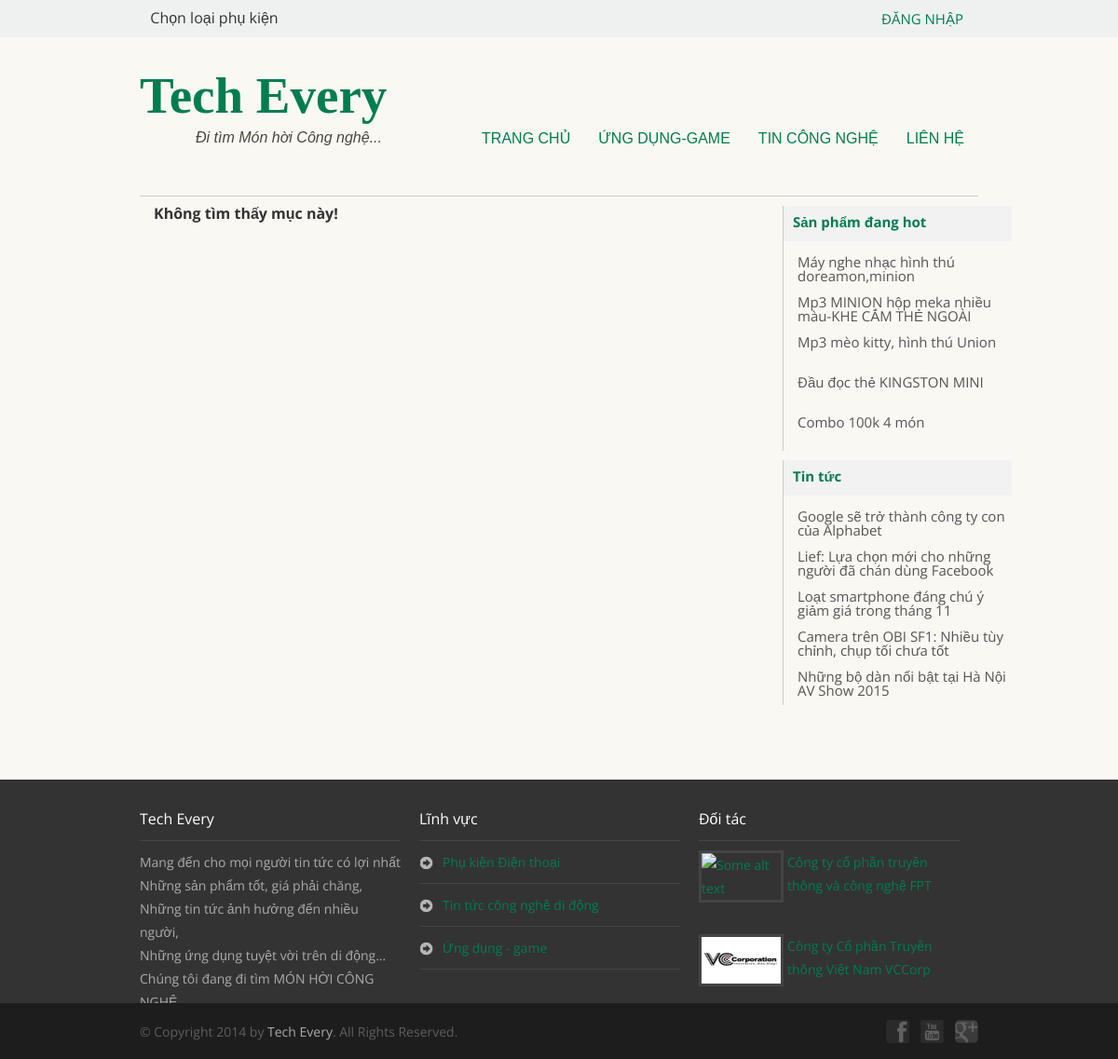
Page /detail_app.php on the committed database.
### tables this page shows
CREATE TABLE IF NOT EXISTS `product` (
  `ProductID` int(11) NOT NULL AUTO_INCREMENT,
  `ProductName` varchar(255) NOT NULL,
  `ProductNoName` varchar(255) NOT NULL,
  `ProductContent` text NOT NULL,
  `ProductImg` varchar(512) NOT NULL,
  `ProductPrice1` float NOT NULL,
  `ProductPrice2` float NOT NULL,
  `ProductIsHot` int(11) NOT NULL,
  `ProductDate` datetime NOT NULL,
  `ProductAID` int(11) NOT NULL,
  `ProductCID` int(11) NOT NULL,
  `ProductTID` int(11) NOT NULL,
  `ProductUserID` int(11) NOT NULL,
  `ProductIsActive` int(11) NOT NULL,
  `ProductPos` int(11) NOT NULL,
  PRIMARY KEY (`ProductID`),
  KEY `ProductDate` (`ProductDate`),
  KEY `ProductAID` (`ProductAID`),
  KEY `ProductCID` (`ProductCID`),
  KEY `ProductTID` (`ProductTID`),
  KEY `ProductUserID` (`ProductUserID`)
);

CREATE TABLE IF NOT EXISTS `news` (
  `NewsID` float NOT NULL AUTO_INCREMENT,
  `NewsName` varchar(255) NOT NULL,
  `NewsNoName` varchar(255) NOT NULL,
  `NewsContent` text NOT NULL,
  `NewsImg` varchar(512) NOT NULL,
  `NewsDate` datetime NOT NULL,
  `NewsAID` int(11) NOT NULL,
  `NewsCID` int(11) NOT NULL,
  `NewsTID` int(11) NOT NULL,
  `NewsIsActive` int(11) NOT NULL,
  `NewsUserID` int(11) NOT NULL,
  `NewsPos` int(11) NOT NULL,
  PRIMARY KEY (`NewsID`),
  KEY `NewsDate` (`NewsDate`),
  KEY `NewsAID` (`NewsAID`),
  KEY `NewsCID` (`NewsCID`),
  KEY `NewsTID` (`NewsTID`),
  KEY `NewsUserID` (`NewsUserID`)
);

### global/class_db.php (called while the page is built, shortened)
<?php
class Db {
	public $dbc;
	public function __construct($db_no) {
		if ($db_no == 1) {
			$this->dbc = mysqli_connect(DB_HOST, DB_USERNAME, DB_PASS, DB_NAME);
		}
		mysqli_query ($this->dbc, "set names 'utf8'");
	}
	public function doQuery($query) {
		$this->r = mysqli_query($this->dbc, $query) or die (mysqli_error($this->dbc));
	}
	public function loadLatestDetailTechNews($ExceptNoName, $OrderBy, $ascdesc, $num) {
		$query = "SELECT * FROM news AS n ";
        $query .= " JOIN area AS a ON n.NewsAID = a.AreaID ";
        $query .= " JOIN category AS c ON n.NewsCID = c.CategoryID ";
        $query .= " JOIN type AS t ON n.NewsTID = t.TypeID ";
        $query .= " JOIN user AS u ON n.NewsUserID = u.UserID ";
        $query .= " WHERE a.AreaID = 1 AND NewsNoName != '".$ExceptNoName."' ORDER BY ".$OrderBy." ".$ascdesc." LIMIT 0, ".$num;
		$this->doQuery($query);
	}
	public function loadLatestDetailProduct($ExceptNoName, $OrderBy, $ascdesc, $num) {
		$query = "SELECT * FROM product AS p ";
        $query .= " JOIN area AS a ON p.ProductAID = a.AreaID ";
        $query .= " JOIN category AS c ON p.ProductCID = c.CategoryID ";
        $query .= " JOIN type AS t ON p.ProductTID = t.TypeID ";
        $query .= " JOIN user AS u ON p.ProductUserID = u.UserID ";
        $query .= " WHERE a.AreaID = 3 AND ProductNoName != '".$ExceptNoName."' ORDER BY ".$OrderBy." ".$ascdesc." LIMIT 0, ".$num;
		$this->doQuery($query);
	}
}
?>

### global/func.php (called while the page is built, shortened)
<?php
require_once("class_db.php");
$myDb = new Db(1);
?>

### include/sb_app.php (the view, shortened to what this page needs)
<div class="box-sb">
                    <div class="box-sb-title"><span><a href="product.html">Sản phẩm đang hot</a></span></div>
                    <div class="box-sb-content">
                        <ul>
                            <?php
                                $myDb->loadLatestDetailProduct(" ", "ProductPos", "ASC", 5);
                                $sbr = $myDb->r;
                                while ($sbproduct = mysqli_fetch_array($sbr, MYSQLI_ASSOC)) {
                                    echo '<li><a href="detail_product-'.$sbproduct['ProductNoName'].'.html">'.$sbproduct['ProductName'].'</a></li>';
                                }
                            ?>
                        </ul>
                    </div>
                </div>
                <div class="box-sb">
                    <div class="box-sb-title"><span><a href="news.html">Tin tức</a></span></div>
                    <div class="box-sb-content">
                        <ul>
                            <?php
                                $myDb->loadLatestDetailTechNews(" ", "NewsPos", "ASC", 5);
                                $sbr = $myDb->r;
                                while ($sbnews = mysqli_fetch_array($sbr, MYSQLI_ASSOC)) {
                                    echo '<li><a href="detail_technews-'.$sbnews['NewsNoName'].'.html">'.$sbnews['NewsName'].'</a></li>';
                                }
                            ?>
                        </ul>
                    </div>
                </div>

### detail_app.php (shortened to what this page needs)
<?php
require_once('include/top_page.php');
?>
<!DOCTYPE HTML>
<html>
	<head>
        <?php
            $gName = valid($myDb->dbc, $_GET['name']);
            $q = "SELECT * FROM news AS n ";
            $q .= " JOIN area AS a ON n.NewsAID = a.AreaID ";
            $q .= " JOIN category AS c ON n.NewsCID = c.CategoryID ";
            $q .= " JOIN type AS t ON n.NewsTID = t.TypeID ";
            $q .= " JOIN user AS u ON n.NewsUserID = u.UserID WHERE n.NewsNoName = '".$gName."'";
            $myDb->doQuery($q);
            $r = $myDb->r;
            if (mysqli_num_rows($r) > 0)
                $hasRecord = true;
            else
                $hasRecord = false;
            $app = mysqli_fetch_array($r, MYSQLI_ASSOC);
        ?>
		<?php require_once('include/css.php'); ?>
	</head>
	<body>
		<header>
            <?php require_once('include/header.php'); ?>
		</header>
        <div class="main-content">
            <div class="main-left">
                <?php
                    if ($hasRecord == true) {
                ?>
                <h3 class="detail-title"><?php echo $app['NewsName']; ?></h3>
                <p class="detail-date"><?php echo substr($app['NewsDate'], 0, 10); ?> | <?php echo $app['TypeName']; ?></p>
                <p class="detail-summary">
                    <?php substrIn3Line($app['NewsContent']); ?>
                </p>
                <p class="detail-content">
                <?php echo $app['NewsContent']; ?>
                <div class="detail-related">
                    <h3>Các tin khác</h3>
                    <ul>
                        <?php
                            $myDb->loadLatestDetailApp($gName, "NewsDate", "ASC", 5);
                            $r2 = $myDb->r;
                            while ($app2 = mysqli_fetch_array($r2, MYSQLI_ASSOC)) {
                                echo '<li>'.substr($app2['NewsDate'], 0, 10).'&nbsp&nbsp&nbsp<a href="detail_app-'.$app2['NewsNoName'].'.html">'.$app2['NewsName'].'</a></li>';
                            }
                        ?>
                    </ul>
                </div>
                <?php
                    } else {
                ?>
                    <section class="listitem">
                            <div class="listitem-title">Không tìm thấy mục này!</div>
                    </section>
                <?php
                    }
                ?>
            </div>
            <div class="sb-right">
                <?php require_once('include/sb_app.php'); ?>
            </div>
            <br class="clear"/>
        </div>
        <footer>
        	<?php require_once('include/footer.php'); ?>
        </footer>
	</body>
</html>

### include/css.php (shortened to what this page needs)
<link rel="stylesheet" href="css/reset.css" type="text/css" media="screen" />
        <link rel="stylesheet" href="css/style.css" type="text/css" media="screen" />
        <link href="css/pages.css" rel="stylesheet" />
        <link href="lightbox/css/lightbox.css" rel="stylesheet" />

### include/header.php (shortened to what this page needs)
         <div id="type-panel">
             <div id="type-panel-tab">Chọn loại phụ kiện</div>
         </div>
         <div id="login"
         <?php
             if ($_SESSION['Page'] == "login.html" || $_SESSION['Page'] == "login.html"
                 || $_SESSION['Page'] == "do_login.html" || $_SESSION['Page'] == "do_login.html"
                 || $_SESSION['Page'] == "register.html" || $_SESSION['Page'] == "register.html"
                 || $_SESSION['Page'] == "forgot_pass.html" || $_SESSION['Page'] == "forgot_pass.html") {
                 echo ' style="display: none" ';
             }
         ?>
             >
         <?php
             if (isset($_SESSION['Username']) && strcmp($_SESSION['Username'], "") != 0) {
         ?>
             <div id="login-name"><a href="user.html">Chào <?php echo $_SESSION['Username'];?></a> | <a href="do_login.html?do=logout">Thoát</a></div>
         <?php
             } else {
         ?>
             <div id="login-tab"><a href="login.html">ĐĂNG NHẬP</a></div>
         <?php
             }
         ?>
         </div>
<h1><?php echo SITE_NAME; ?></h1>
<p>Đi tìm Món hời Công nghệ...</p>
<nav>
	<ul>
		<li><a href="home.html">Trang chủ</a></li>
		<li><a href="app.html">Ứng dụng-Game</a></li>
		<li><a href="news.html">Tin Công nghệ</a></li>
		<li><a href="contact.html">Liên hệ</a></li>
	</ul>
</nav>

### include/footer.php (shortened to what this page needs)
<section id="copyright">
    <div class="wrapper">
        <div class="social">
            <a href="javascript:void(0)"><img src="img/icon1.png" alt="" width="25"/></a>
            <a href="javascript:void(0)"><img src="img/icon2.png" alt="" width="25"/></a>
            <a href="javascript:void(0)"><img src="img/icon3.png" alt="" width="25"/></a>
        </div>
        &copy; Copyright 2014 by <a href="http://www.muaban26.com"><?php echo SITE_NAME; ?></a>. All Rights Reserved.
    </div>
</section>
<section class="wrapper">
    <article class="column">
        <h4><?php echo SITE_NAME; ?></h4>
        Mang đến cho mọi người tin tức có lợi nhất<br />
        Những sản phẩm tốt, giá phải chăng,<br />
        Những tin tức ảnh hưởng đến nhiều người,<br />
        Những ứng dụng tuyệt vời trên di động...<br />
        Chúng tôi đang đi tìm MÓN HỜI CÔNG NGHỆ
    </article>
    <article class="column midlist">
        <h4>Lĩnh vực</h4>
        <ul>
            <li><a href="product.html">Phụ kiện Điện thoại</a></li>
            <li><a href="news.html">Tin tức công nghệ di động</a></li>
            <li><a href="app.html">Ứng dụng - game</a></li>
        </ul>
    </article>
    <article class="column rightlist">
        <h4>Đối tác</h4>
        <ul>
            <li><a href="http://fpt.com.vn"><img style="width: 85px; height: 50px" src="img/dt2.jpg" width="80" alt="Some alt text"/><span>Công ty cổ phần truyền thông và công nghệ FPT</span></a></li><br />
            <li><a href="http://vccorp.vn"><img style="width: 85px; height: 50px" src="img/dt3.jpg" width="80" alt="Some alt text"/><span>Công ty Cổ phần Truyền thông Việt Nam VCCorp</span></a></li>
        </ul>
        <br class="clear"/>
    </article>
</section>

### css/style.css (style rules this page uses)
body { border-top: 40px solid #eff1f1; background: #faf8f3; font-family: 'Open Sans', sans-serif; color: #333; }
p { margin:5px 0; line-height:25px; }
a { text-decoration:none; color:inherit; transition: color .5s ease; color: #007d50; }
header { position: relative; width:auto; max-width:900px; margin: 0 auto 20px auto; }
#type-panel { position: relative; margin-top: -76px; float: left; height: 40px; background: #f00; }
#type-panel-tab { position: absolute; top: 0px; left: 0px; display: flex; justify-content: center; align-items: center; height: 40px; width: 160px; float: right; }
#login { position: relative; margin-top: -75px; float: right; }
#login-tab { position: absolute; top: 0px; right: 0px; display: flex; justify-content: center; align-items: center; height: 40px; width: 120px; float: right; }
#login-tab a { color: #007d50; font-size: 15px; }
header h1 { margin:35px 0 0 0; font-size:55px; color:#007d50; font-weight: 700; font-family: 'Sakkal Majalla', cursive; }
header p { font-family: 'Arial', sans-serif; font-size:16px; font-style: italic; color: #4A463B; margin-left:60px; }
nav { position:absolute; right:0; bottom:0; }
nav ul { list-style:none; }
nav ul li { display:block; float:left; padding:3px 15px; }
nav ul li a { font-family: 'Arial', sans-serif; text-transform:uppercase; transition: all .25s ease; }
footer { position:relative; clear:both; width:auto; height:300px; background:#333333; margin-top: 20px; }
footer .wrapper { line-height:25px; margin: 0 auto; padding-top:30px; width:auto; max-width:900px; font-size:14px; }
footer .wrapper .column { font-family: 'Open Sans', sans-serif; color:#ababab; float:left; width:280px; margin-right:20px; }
footer .wrapper .column.midlist ul li { width:auto; padding:0 0 10px 25px; margin-bottom:10px; border-bottom: 1px solid #444444; background:url(img/arrowright2.png) left 6px no-repeat; }
footer .wrapper .column.rightlist ul li { width:auto; margin-bottom:15px; }
footer .wrapper .column.rightlist ul li a span { margin-left:95px; display:block; }
footer .wrapper .column.rightlist ul li a img { transition: border .25s ease; float:left; border:3px solid #444444; }
footer .wrapper .column h4 { font-size: 16px; color: #fff; border-bottom: 1px solid #444444; padding: 0 0 10px 0; margin-bottom: 10px; }
#copyright { background: #1D1D1D; height:60px; position:absolute; bottom:0; left:0; width:100%; }
#copyright .wrapper { font-family: 'Open Sans', sans-serif; padding-top:18px; color: #5e5e5e; font-size:14px; position:relative; }
#copyright .wrapper a { color: #ABABAB; }
#copyright .wrapper .social { position:absolute; right:0; top:18px; }
#copyright .wrapper .social a { transition: opacity .25s ease; opacity: 0.3; margin-left: 12px; display:block; float:left; }

### css/pages.css (style rules this page uses)
.main-content { width: 100%; max-width: 900px; margin: auto; border-top: 1px solid #ccc; margin-top: 50px; margin-bottom: 50px; padding-bottom: 15px; -webkit-box-sizing: border-box; -moz-box-sizing: border-box; box-sizing: border-box; }
.main-left { width: auto; max-width: 670px; float: left; margin: 0 10px 0 0; }
.sb-right { width: 210px; float: right; }
.listitem { width: 100%; margin: 0px 0 10px 0; padding-bottom: 10px; border-bottom: 1px solid #ccc; -webkit-box-sizing: border-box; -moz-box-sizing: border-box; box-sizing: border-box; }
.listitem:last-child { border-bottom: 0px; }
.listitem .listitem-title { width: 100%; height: 23px; font-weight: bold; margin: 0 0 15px 0; padding: 10px 0 10px 15px; -webkit-box-sizing: border-box; -moz-box-sizing: border-box; box-sizing: border-box; }
.box-sb { width: 245px; margin-top: 10px; border-left: 1px solid #ccc; }
.box-sb .box-sb-title { font-size: 15px; height: 28px; color: #007d50; font-weight: bold; padding: 10px 0 0 10px; background: #f2f2f2; }
.box-sb .box-sb-content { margin-top: 10px; }
.box-sb .box-sb-content li { height: 38px; margin: 0; font-size: 15px; text-align: left; padding: 5px 0 0 15px; }
.box-sb .box-sb-content li a { color: #555; }

### rows in the picture
product: ProductName "Máy nghe nhạc hình thú doreamon,minion"
product: ProductName "Mp3 MINION hộp meka nhiều màu-KHE CẮM THẺ NGOÀI"
product: ProductName "Mp3 mèo kitty, hình thú Union"
product: ProductName "Đầu đọc thẻ KINGSTON MINI"
product: ProductName "Combo 100k 4 món"
news: NewsName "Google sẽ trở thành công ty con của Alphabet"
news: NewsName "Lief: Lựa chọn mới cho những người đã chán dùng Facebook"
news: NewsName "Loạt smartphone đáng chú ý giảm giá trong tháng 11"
news: NewsName "Camera trên OBI SF1: Nhiều tùy chỉnh, chụp tối chưa tốt"
news: NewsName "Những bộ dàn nổi bật tại Hà Nội AV Show 2015"

### other values in the picture
SITE_NAME "Tech Every"
